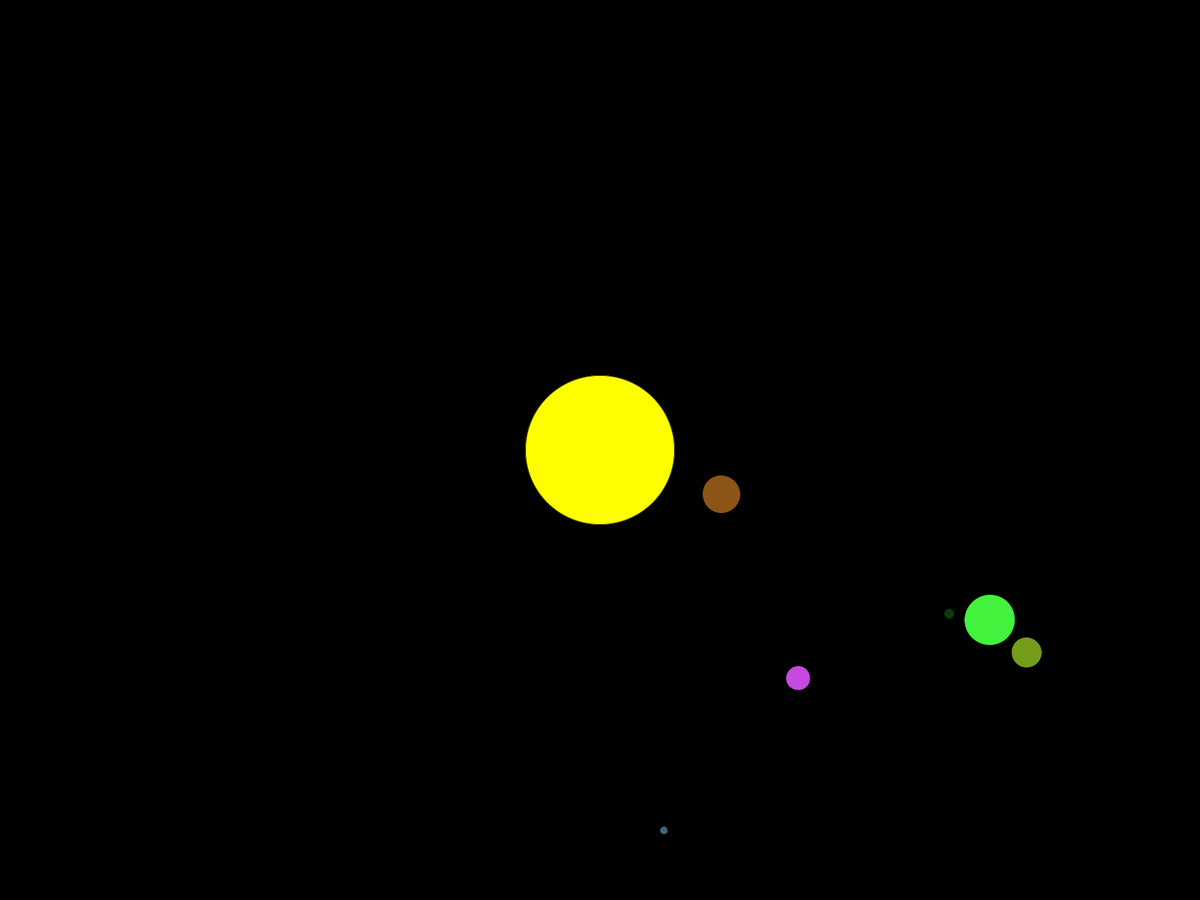
Frame 1 (no input)
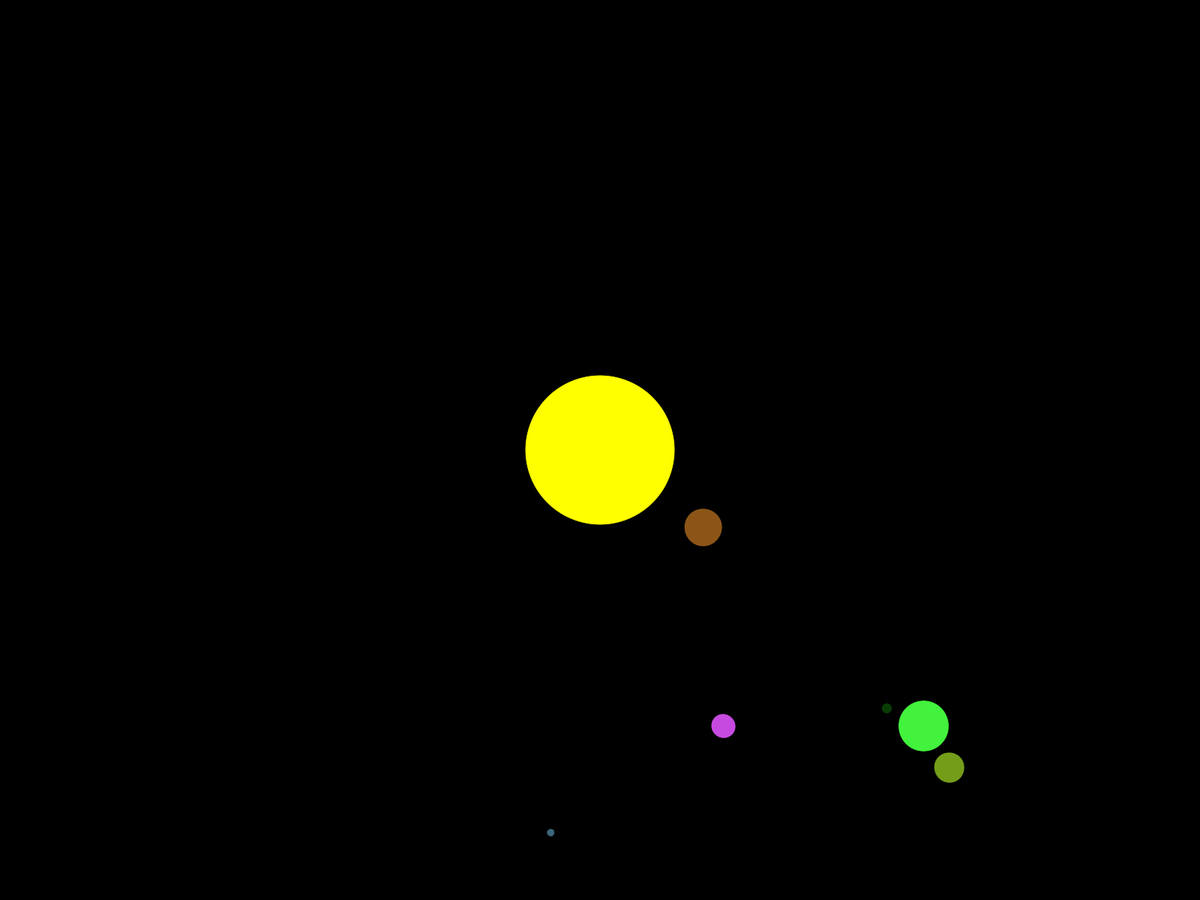
Frame 60 (the mouse pressed at the canvas centre just before this capture)
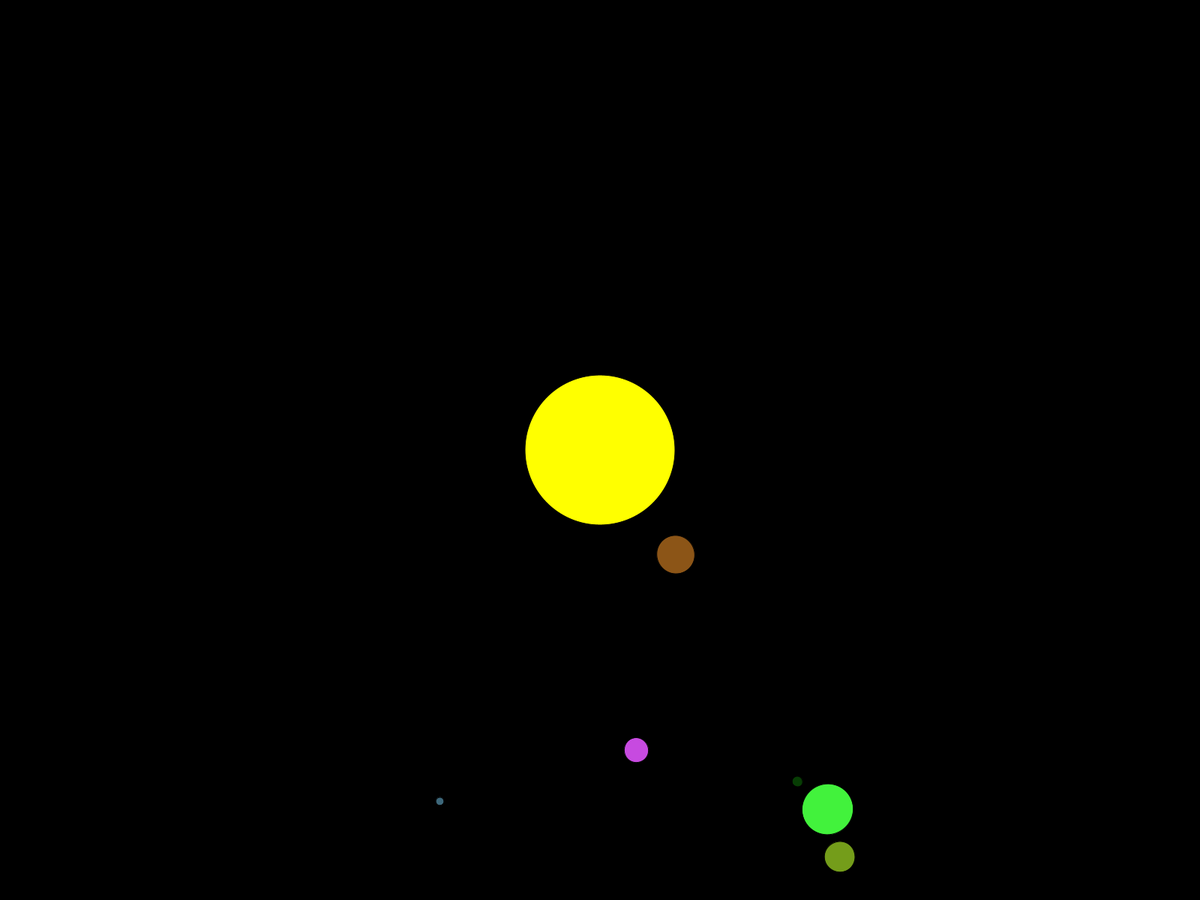
Frame 120 (the mouse held since frame 60 and released just before this capture)

The Processing sketch that drew these frames (run headless with seeded random() and noise(); from frame 60 on, the mouse is pressed at the canvas centre):

// Processing sketch: simpleSolarSystem_Classes
// ── simpleSolarSystem_Classes.pde
float gTheta = 0;
int amtElements  =6;
int[] moonCount = {0,1,2,27,14,0};
float[] planetDistances = {0.2,1.0,2.0,3.52,5.2,7.3};
float[] planetSizes= {4879,12104,12756,3475,6792,14536};

SolarSystemElement theSun = new SolarSystemElement(0,0,200);

SolarSystemElement[] systemElements = new SolarSystemElement[amtElements];//we can now fill this array with any child class

int bckgrnd = 0;

void setup(){
  fullScreen();
  //size(1000,1000);
  background(bckgrnd);
  
  theSun.setColor(color(255,255,0));

  for (int s = 0; s < systemElements.length; s++){
    systemElements[s] = new SolarSystemElement(0,0,int(random(10,100)));
    systemElements[s].setColor(color(int(random(255)),int(random(255)),int(random(255))));
    systemElements[s].setTranslate(int(random(50,600)),int(random(50,600)));
  }
}

void draw(){
  background(bckgrnd);
  
  gTheta+=0.005;
  
  theSun.setTranslate(width/2,height/2);
  theSun.setTheta(gTheta);
  
  theSun.display();//sun
  
  for(int ds=0;ds<systemElements.length;ds++){
    push();
    systemElements[ds].setTheta(gTheta);
    systemElements[ds].display();
    pop();
  }
        
}

class SolarSystemElement{
  int elDim, elPosX,elPosY, elTranslateX, elTranslateY;
  color elFill;
  float elTheta;
  
  SolarSystemElement(int tempElPosX, int tempElPosY, int tempElDim){
    elDim = tempElDim;
    elPosX =tempElPosX;
    elPosY = tempElPosY;
    elTranslateX = 0;
    elTranslateY = 0;
    elFill = color(255);
    elTheta = 0.0;
  }
  
  void display(){
    translate(elTranslateX, elTranslateY);
    rotate(elTheta);
    fill(elFill);
    ellipse(elPosX,elPosY,elDim,elDim);
  }
  
  void setTranslate(int tempElTranslateX, int tempElTranslateY){
    elTranslateX = tempElTranslateX;
    elTranslateY = tempElTranslateY;
  }
  
  void setColor(color tempElColor){
    elFill = tempElColor;
  }
  
  void setTheta(float tempElTheta){
    elTheta= tempElTheta;
  }
  
  
}

class Planet extends SolarSystemElement{
  
  Planet(int tempElPosX, int tempElPosY, int tempElDim){
    super(tempElPosX, tempElPosY, tempElDim);
  }
}

class Astroid extends SolarSystemElement{
  int maxSize;
  
  Astroid(int tempElPosX, int tempElPosY, int tempElDim){
    super(tempElPosX, tempElPosY, tempElDim);
    
    //constrain the astroid size
    //constrainAstroid(tempElDim);

  }
  
  int constrainAstroid(int tempElDim){
    tempElDim = constrain(tempElDim, 2, 50);
    return tempElDim;
  }
}
